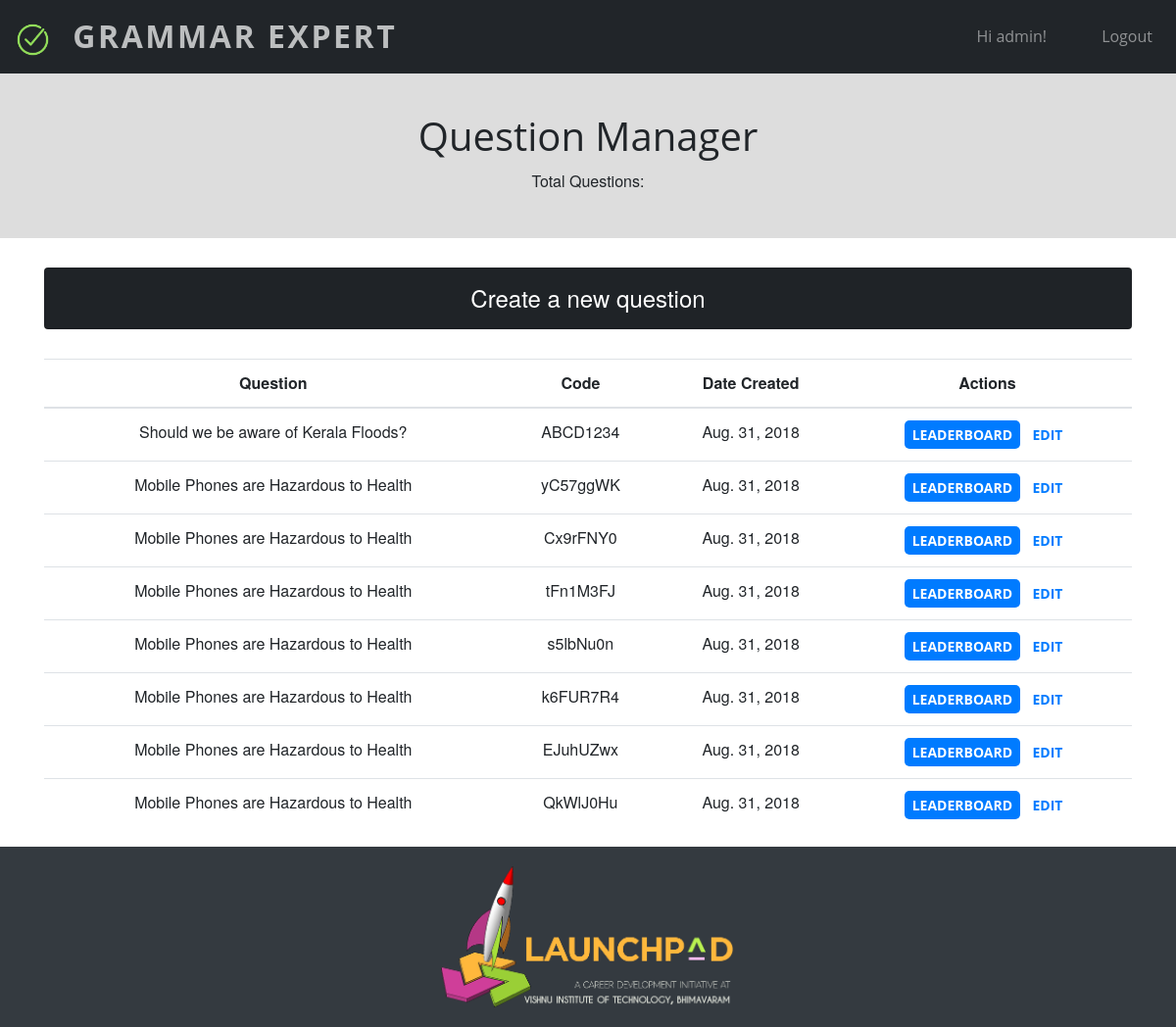
Page /questionmanager (signed in) on the committed database.
### myapp/models.py (models this page shows)
class Question(models.Model):
    question = models.CharField(max_length = 500)
    user = models.ForeignKey(User, on_delete=models.CASCADE)
    code = models.CharField(max_length = 8,unique = True)
    word_limit = models.IntegerField(default=300)
    attempts_allowed = models.IntegerField(default=1)
    date_created = models.DateField(default=datetime.now)
    time_limit = models.IntegerField(default=30)
    def __str__(self):
        return "{}".format(self.question)

### myapp/views.py (the view)
# urls.py: path('questionmanager',views.questionmanager,name='questionmanager'),
@login_required(login_url="login")
def questionmanager(request):
    user = request.user
    if user.is_staff:
        context = dict()
        if request.method == "POST":
            form = QuestionForm(request.POST)
            code = ''.join(random.choices(string.ascii_lowercase + string.ascii_uppercase + string.digits, k=8))
            c = Question.objects.filter(code=code)
            while len(list(c))>0:
                code = ''.join(random.choices(string.ascii_lowercase + string.ascii_uppercase + string.digits, k=8))
                c = Question.objects.filter(code=code)
            if form.is_valid():
                question = form.save(commit = False)
                question.user = request.user
                question.code = code
                question.save()
        else:
            form = QuestionForm()
        context['form'] = form
        context['object_list'] = Question.objects.filter(user_id=request.user.id)
        return render(request, template_name = 'questionmanager.html', context=context)
    else:
        return redirect('homepage')

### myapp/templates/questionmanager.html (shortened to what this page needs)
{% load static %}
{% load bootstrap4 %}
{% include 'header.html' %}
<link rel="stylesheet" type="text/css" href="https://cdn.datatables.net/v/bs4/dt-1.10.18/datatables.min.css"/>
<div class="container-fluid topheading">
        <h1 style="text-align: center; margin:10px auto;">Question Manager</h1>
        <p>Total Questions: </p>
</div>
<div class="container text-center">
    <div id="qform" class="card mb-12 bg-dark text-white">
        <div class="card-header" id="createquestion" role="button" data-toggle="collapse" data-target="#createquestionform" aria-expanded="true" aria-controls="createquestionform">
            <p class="qcreate">Create a new question</p>
        </div>
    </div>
    <table id="questions" class="table">
        <thead>
            <tr>
            <th>Question</th>
            <th>Code</th>
            <th>Date Created</th>
            <th>Actions</th>
            </tr>
        </thead>
        <tbody>
            {% for question in object_list %}
            <tr>
            <td>{{question}}</td>
            <td>{{question.code}}</td>
            <td>{{question.date_created}}</td>
            <td>
                    <a href="{% url 'leaderboard' question.id %}"><button class="btn btn-primary btn-sm">Leaderboard</button></a>
                    <a href="{% url 'updatequestion' question.id %}"><button class="btn btn-link btn-sm">Edit</button></a>
            </td>
            </tr>
            {% endfor %}
        </tbody>
    </table>
</div>
{% include 'footer.html' %}
</body>
</html>

### myapp/templates/header.html (shortened to what this page needs)
<!DOCTYPE html>
{% load bootstrap4 %}
{% load static %}
<html lang="en">
<head>
    <link rel="stylesheet" href="https://maxcdn.bootstrapcdn.com/bootstrap/4.0.0/css/bootstrap.min.css">
    <link rel="stylesheet" href="{% static "header.css"%}"/>
</head>
<body>
    <nav id="mainNav" class="navbar navbar-expand-lg navbar-dark bg-dark py-2">
        <a id="homelink" class="navbar-brand d-inline-block align-top" href="{% url "homepage" %}">
            <img src="{% static "images/correct.png" %}" width="35" height="35" alt="">
            <span>Grammar Expert</span>
        </a>
        <div class="collapse navbar-collapse" id="navbarNavAltMarkup">
        <div class="navbar-nav ml-auto">
        {% if user.is_authenticated %}
          <a class="nav-item nav-link pr-5">Hi {{ user.username }}!</a>
          <a class="nav-item nav-link pr-2" href="{% url "logout" %}">Logout</a>
        {% else %}
            <a class="nav-item nav-link pr-5"  href="{% url "login" %}">Login</a>
            <a class="nav-item nav-link pr-2" href="{% url "signup" %}">Signup</a>
        {% endif %}
        </div>
      </div>
    </nav>

### myapp/static/header.css (style rules this page uses)
body, html { width: 100%; height: 100%; }
body { font-family: 'Merriweather', 'Helvetica Neue', Arial, sans-serif; }
a { color: #F05F40; -webkit-transition: all 0.2s; -moz-transition: all 0.2s; transition: all 0.2s; }
h1, h2, h3, h4, h5, h6 { font-family: 'Open Sans', 'Helvetica Neue', Arial, sans-serif; }
.bg-dark { background-color: #212529 !important; }
#mainNav { border-bottom: 1px solid rgba(33, 37, 41, 0.1); background-color: #fff; font-family: 'Open Sans', 'Helvetica Neue', Arial, sans-serif; -webkit-transition: all 0.2s; -moz-transition: all 0.2s; transition: all 0.2s; }
#mainNav .navbar-brand { font-weight: 700; text-transform: uppercase; color: #F05F40; font-family: 'Open Sans', 'Helvetica Neue', Arial, sans-serif; }
@media (min-width: 992px) { #mainNav { border-color: transparent; background-color: transparent; } }
@media (min-width: 992px) { #mainNav .navbar-brand { color: rgba(255, 255, 255, 0.7); } }
.btn { font-weight: 700; text-transform: uppercase; border: none; border-radius: 5px; font-family: 'Open Sans', 'Helvetica Neue', Arial, sans-serif; }
.navbar-brand span { padding-left: 15px; letter-spacing: 0.0800em; }
#homelink { text-decoration: none; color:white; font-size:2em; text-decoration: none; }

### myapp/templates/questionmanager.html (style rules this page uses)
.qcreate { font-size:1.5em; margin:0; padding:0; }
#qform { margin-bottom:30px; }
.topheading { text-align: center; padding:30px; background-color: #dddddd; margin-bottom: 30px; }

### rows in the picture
Question: question "Should we be aware of Kerala Floods?", code "ABCD1234", date_created "Aug. 31, 2018"
Question: question "Mobile Phones are Hazardous to Health", code "yC57ggWK", date_created "Aug. 31, 2018"
Question: question "Mobile Phones are Hazardous to Health", code "Cx9rFNY0", date_created "Aug. 31, 2018"
Question: question "Mobile Phones are Hazardous to Health", code "tFn1M3FJ", date_created "Aug. 31, 2018"
Question: question "Mobile Phones are Hazardous to Health", code "s5lbNu0n", date_created "Aug. 31, 2018"
Question: question "Mobile Phones are Hazardous to Health", code "k6FUR7R4", date_created "Aug. 31, 2018"
Question: question "Mobile Phones are Hazardous to Health", code "EJuhUZwx", date_created "Aug. 31, 2018"
Question: question "Mobile Phones are Hazardous to Health", code "QkWlJ0Hu", date_created "Aug. 31, 2018"

### other values in the picture
{{ user.username }} "admin"
